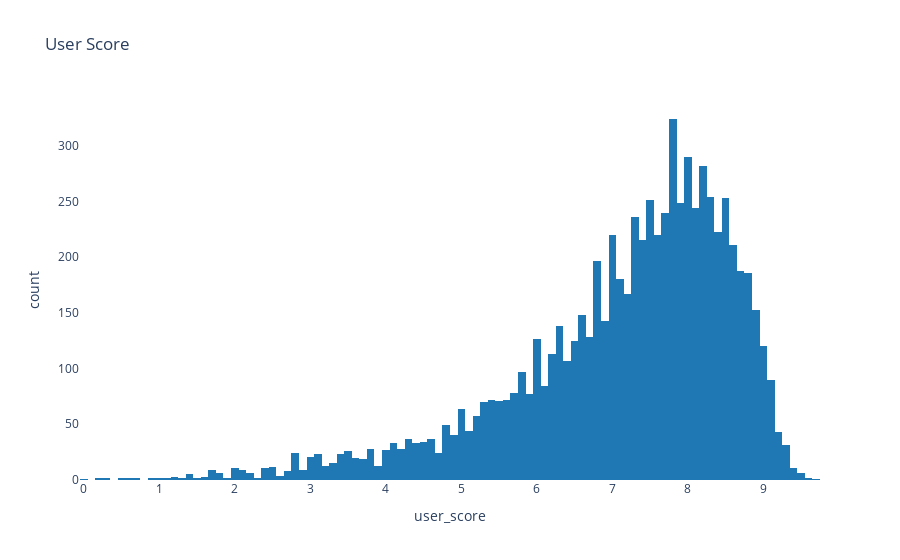

Write notebook code for a chart like this one.
### Markdown cell above
There is a bigger difference in distribution of critic score by genre than by platform, so I will fill missing values of critic score with the median of the critic score by genre.

### Code cell
# Check distribution of user_score
us_hist = px.histogram(vg, x='user_score', title='User Score',
                       color_discrete_sequence=[px.colors.qualitative.D3[0]])

us_hist.update_layout({
    'plot_bgcolor':'rgba(0, 0, 0, 0)',
    'paper_bgcolor':'rgba(0, 0, 0, 0)'
})

us_hist.show()

### Figure 1 — Plotly figure (JSON) as saved in the notebook; plotly's stock layout.template omitted (floating-point values rounded to 4 significant figures; data arrays with more than 128 entries replaced by an {"elided": "..."} marker saying what was removed)
{"data": [{"alignmentgroup": "True", "bingroup": "x", "hovertemplate": "user_score=%{x}<br>count=%{y}<extra></extra>", "legendgroup": "", "marker": {"color": "#1F77B4", "pattern": {"shape": ""}}, "name": "", "offsetgroup": "", "orientation": "v", "showlegend": false, "type": "histogram", "x": {"elided": "16715 float values"}, "xaxis": "x", "yaxis": "y"}], "layout": {"barmode": "relative", "legend": {"tracegroupgap": 0}, "paper_bgcolor": "rgba(0, 0, 0, 0)", "plot_bgcolor": "rgba(0, 0, 0, 0)", "title": {"text": "User Score"}, "xaxis": {"anchor": "y", "domain": [0, 1], "title": {"text": "user_score"}}, "yaxis": {"anchor": "x", "domain": [0, 1], "title": {"text": "count"}}}}
